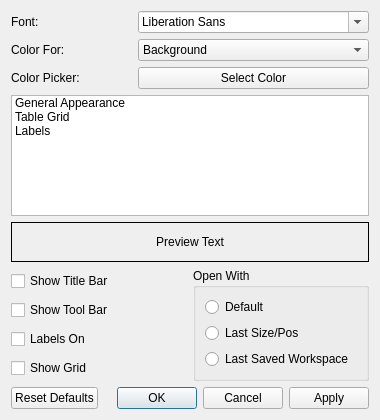
<?xml version="1.0" encoding="UTF-8"?>
<ui version="4.0">
 <class>CustomizeDialog</class>
 <widget class="QDialog" name="CustomizeDialog">
  <property name="geometry">
   <rect>
    <x>0</x>
    <y>0</y>
    <width>380</width>
    <height>420</height>
   </rect>
  </property>
  <property name="windowTitle">
   <string>Customize</string>
  </property>
  <layout class="QVBoxLayout" name="verticalLayout">
   <item>
    <layout class="QGridLayout" name="gridLayout">
     <item row="0" column="0">
      <widget class="QLabel" name="label">
       <property name="text">
        <string>Font:</string>
       </property>
      </widget>
     </item>
     <item row="0" column="1">
      <widget class="QFontComboBox" name="fontComboBox"/>
     </item>
     <item row="1" column="0">
      <widget class="QLabel" name="label_2">
       <property name="text">
        <string>Color For:</string>
       </property>
      </widget>
     </item>
     <item row="1" column="1">
      <widget class="QComboBox" name="colorForComboBox">
       <item>
        <property name="text">
         <string>Background</string>
        </property>
       </item>
       <item>
        <property name="text">
         <string>Foreground</string>
        </property>
       </item>
      </widget>
     </item>
     <item row="2" column="0">
      <widget class="QLabel" name="label_3">
       <property name="text">
        <string>Color Picker:</string>
       </property>
      </widget>
     </item>
     <item row="2" column="1">
      <widget class="QPushButton" name="colorPickerButton">
       <property name="text">
        <string>Select Color</string>
       </property>
      </widget>
     </item>
    </layout>
   </item>
   <item>
    <widget class="QListWidget" name="attributeListWidget">
     <item>
      <property name="text">
       <string>General Appearance</string>
      </property>
     </item>
     <item>
      <property name="text">
       <string>Table Grid</string>
      </property>
     </item>
     <item>
      <property name="text">
       <string>Labels</string>
      </property>
     </item>
    </widget>
   </item>
   <item>
    <widget class="QLabel" name="previewTextLabel">
     <property name="minimumSize">
      <size>
       <width>0</width>
       <height>40</height>
      </size>
     </property>
     <property name="frameShape">
      <enum>QFrame::Box</enum>
     </property>
     <property name="text">
      <string>Preview Text</string>
     </property>
     <property name="alignment">
      <set>Qt::AlignCenter</set>
     </property>
    </widget>
   </item>
   <item>
    <layout class="QHBoxLayout" name="horizontalLayout">
     <item>
      <layout class="QVBoxLayout" name="verticalLayout_2">
       <item>
        <widget class="QCheckBox" name="titleBarCheckBox">
         <property name="text">
          <string>Show Title Bar</string>
         </property>
        </widget>
       </item>
       <item>
        <widget class="QCheckBox" name="toolBarCheckBox">
         <property name="text">
          <string>Show Tool Bar</string>
         </property>
        </widget>
       </item>
       <item>
        <widget class="QCheckBox" name="labelsOnCheckBox">
         <property name="text">
          <string>Labels On</string>
         </property>
        </widget>
       </item>
       <item>
        <widget class="QCheckBox" name="gridCheckBox">
         <property name="text">
          <string>Show Grid</string>
         </property>
        </widget>
       </item>
      </layout>
     </item>
     <item>
      <widget class="QGroupBox" name="groupBox">
       <property name="title">
        <string>Open With</string>
       </property>
       <layout class="QVBoxLayout" name="verticalLayout_3">
        <item>
         <widget class="QRadioButton" name="defaultRadio">
          <property name="text">
           <string>Default</string>
          </property>
         </widget>
        </item>
        <item>
         <widget class="QRadioButton" name="sizePositionRadio">
          <property name="text">
           <string>Last Size/Pos</string>
          </property>
         </widget>
        </item>
        <item>
         <widget class="QRadioButton" name="lastSavedRadio">
          <property name="text">
           <string>Last Saved Workspace</string>
          </property>
         </widget>
        </item>
       </layout>
      </widget>
     </item>
    </layout>
   </item>
   <item>
    <layout class="QHBoxLayout" name="horizontalLayout_2">
     <item>
      <widget class="QPushButton" name="resetButton">
       <property name="text">
        <string>Reset Defaults</string>
       </property>
      </widget>
     </item>
     <item>
      <spacer name="horizontalSpacer">
       <property name="orientation">
        <enum>Qt::Horizontal</enum>
       </property>
       <property name="sizeHint" stdset="0">
        <size>
         <width>40</width>
         <height>20</height>
        </size>
       </property>
      </spacer>
     </item>
     <item>
      <widget class="QDialogButtonBox" name="buttonBox">
       <property name="orientation">
        <enum>Qt::Horizontal</enum>
       </property>
       <property name="standardButtons">
        <set>QDialogButtonBox::Apply|QDialogButtonBox::Cancel|QDialogButtonBox::Ok</set>
       </property>
      </widget>
     </item>
    </layout>
   </item>
  </layout>
 </widget>
 <resources/>
 <connections/>
</ui>
